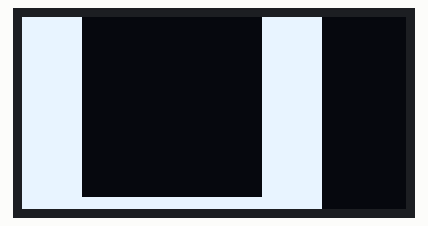
The sketch below on a simulated Arduino Uno, built with avr-gcc and run on an emulated ATmega328P. Shown: 128×64 one-colour display.

Above: at 0.1 s.

The sketch:

hello_world_oled.ino
```cpp
#include <SPI.h>
#include <Wire.h>
#include <Adafruit_GFX.h>
#include <Adafruit_SSD1306.h>

Adafruit_SSD1306 oled(128, 64, &Wire, 4);

void setup() {
  // put your setup code here, to run once:
  oled.begin(SSD1306_SWITCHCAPVCC, 0x3C);
  oled.clearDisplay();
}

void loop() {
  // put your main code here, to run repeatedly:
  oled.setTextSize(20);
  oled.setTextColor(WHITE);
  oled.setCursor(0,0);
  oled.println(F("Hello, World!"));
  oled.display();
  delay(2000);
  oled.clearDisplay();
  delay(2000);
}
```
